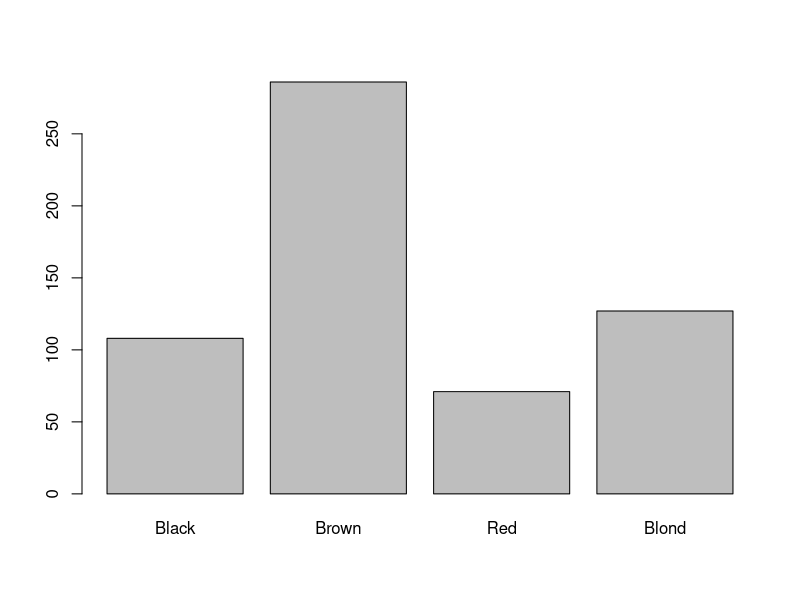
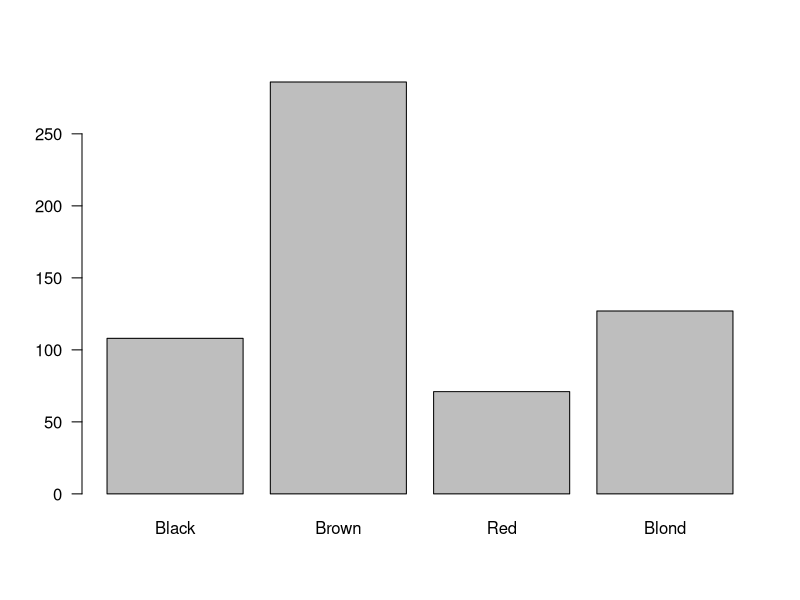
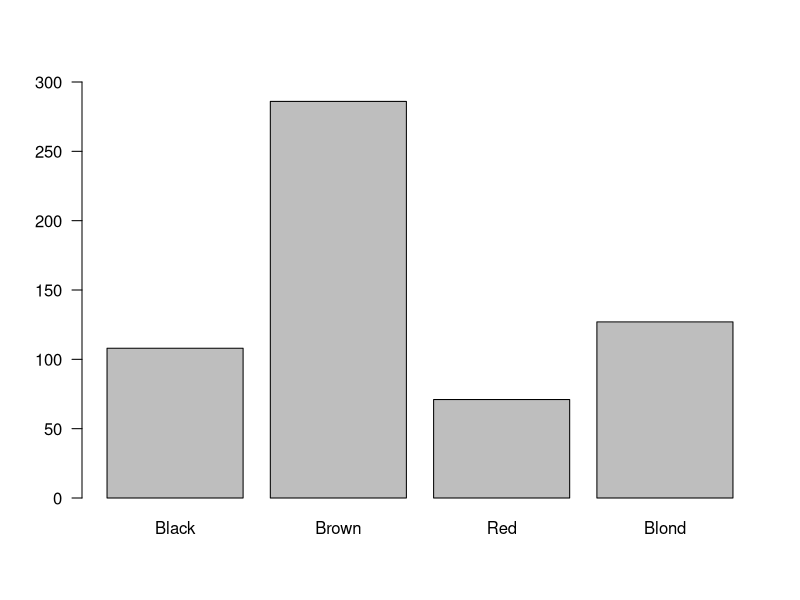
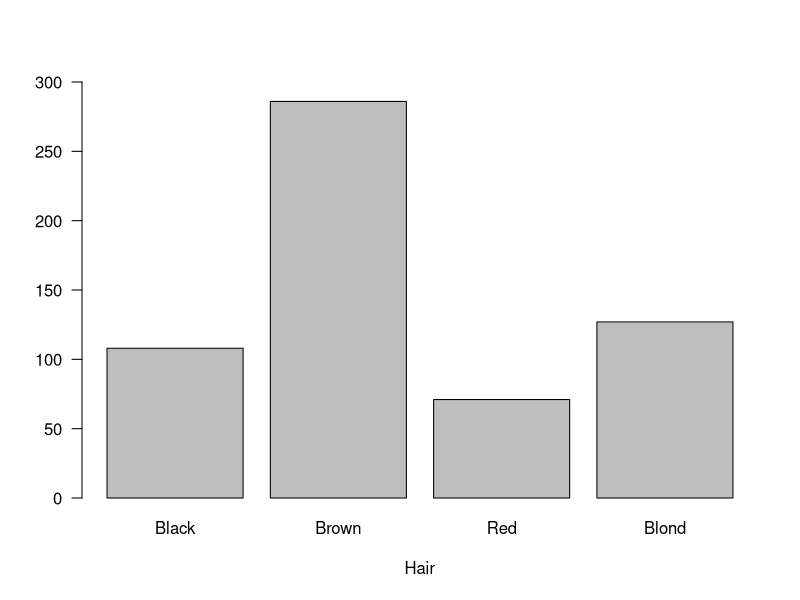
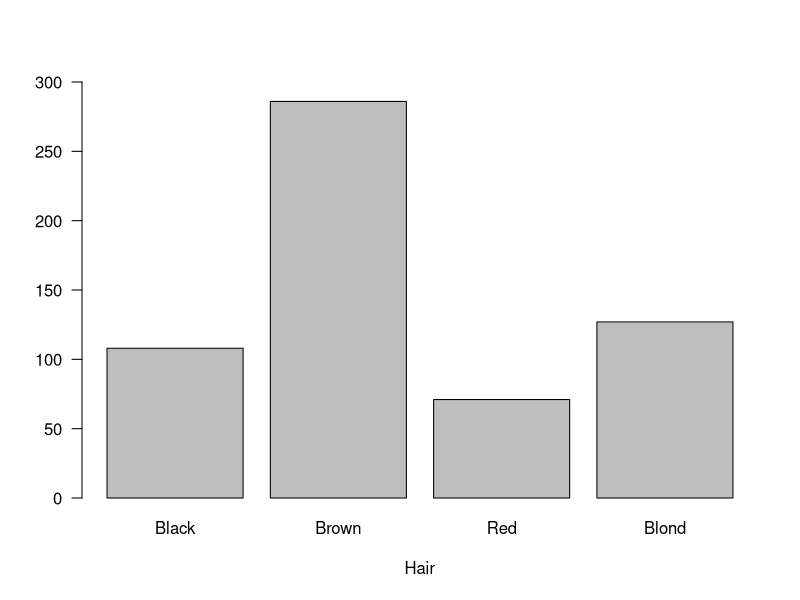
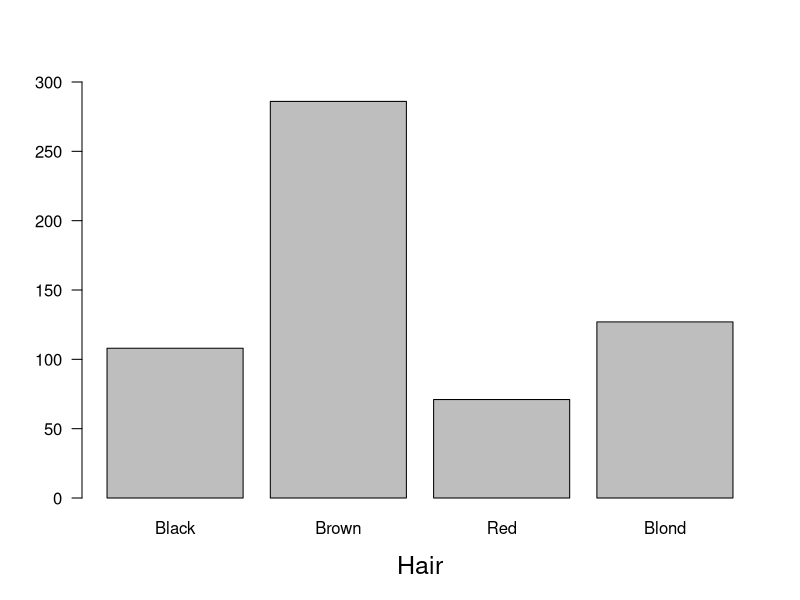
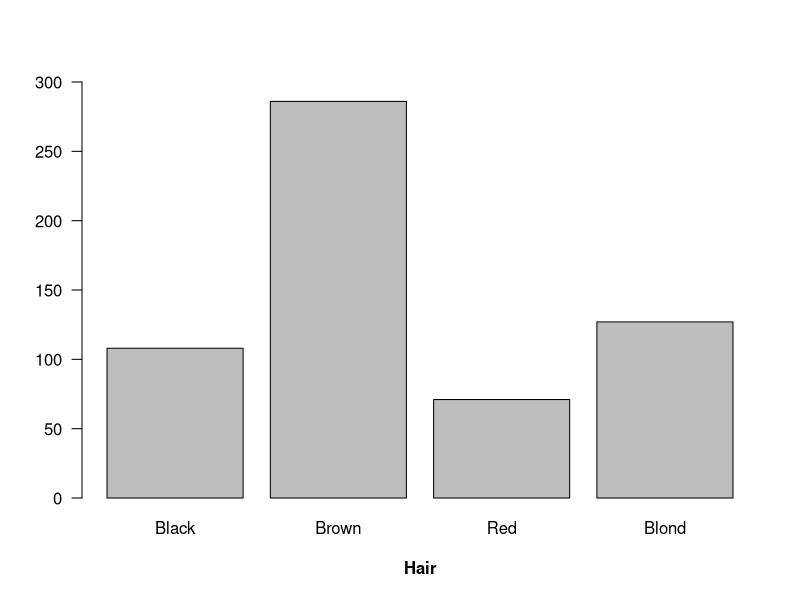
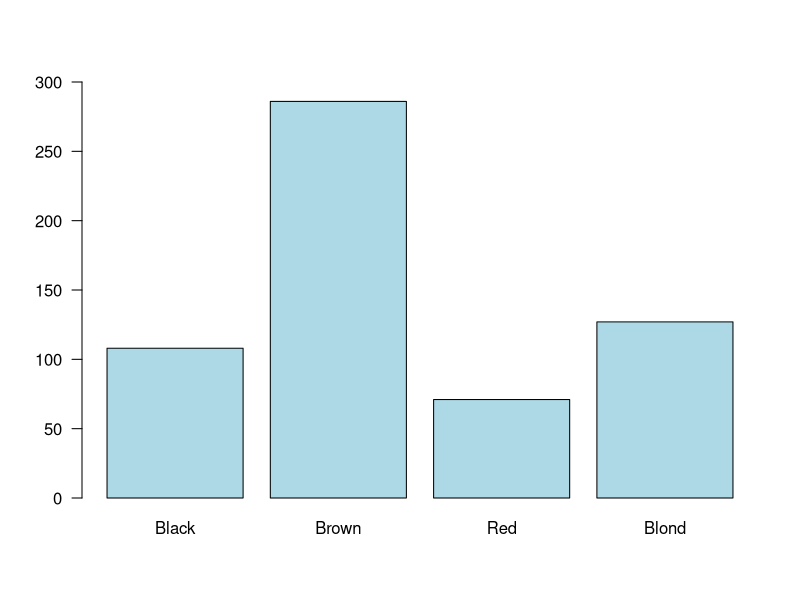

These figures' R source, in order:
#   DataViz workshop 
#       1. barplots
#   2022-01-27

#   Let's first load some data that comes packaged with R. It's a dataset widely
#   used to demonstrate methods for categorical data analysis. It contains data
#   on hair and eye color in a group of male and female students.

data(HairEyeColor)

#   It's a 3-way contingency table
#   rows: Hair color
#   columnss: Eye color
#   layers: Sex 
str(HairEyeColor)

HairEyeColor


#   lets get the one-way marginal distributions
Hair <- apply(HairEyeColor, 1, sum)
Eye <- apply(HairEyeColor, 2, sum)
Sex <- apply(HairEyeColor, 3, sum)

#   let's get some of the 2-way marginals
HairEye <- apply(HairEyeColor, c(1,2), sum)


#   lets plot the Hair marginal
#   the simplest basic barplot

barplot(Hair)

#   not bad, not great
#   first issue to fix: y axis labels are rotated
#   we'll be using las=1 a lot today
barplot(Hair, las=1)

#   next issue to fix: y-axis doesn't reach all the way up above the tallest
#   column; we'll tell R to set the y-axis range from 0 to 300
barplot(Hair, las=1, ylim=c(0, 300)) 

#   next issue: label the x-axis
#   option 1
barplot(Hair, las=1, ylim=c(0, 300), xlab='Hair') 
#   option 2 makes it easier to teak the label
#   we'll place some text at the bottom, R labels sides
#       1 bottom
#       2 left
#       3 top
#       4 right
barplot(Hair, las=1, ylim=c(0, 300)) 
mtext('Hair', side=1, line=3)

#   now we can make the label larger
barplot(Hair, las=1, ylim=c(0, 300)) 
mtext('Hair', side=1, line=3, cex=1.5)
#   or bold
#   R labels fonts
#       1 normal
#       2 bold
#       3 italics
#       4 bold italics
#       5 greek
barplot(Hair, las=1, ylim=c(0, 300)) 
mtext('Hair', side=1, line=3, font=2)

#   suppose say we want to change the color
#   this will change the fill
barplot(Hair, las=1, ylim=c(0, 300), col='lightblue') 

#   we can also add a color using the rgb() function; let's make it 
#   semi-transparent primary blue
barplot(Hair, las=1, ylim=c(0, 300), col=rgb(0,0,1,0.5)) 

#   or we can give each column a different color
#   we have 4 columns so we need 4 colors
barplot(Hair, las=1, ylim=c(0, 300), 
        col=c('blue', 'lightblue', 'pink', 'tomato')) 

#   we could also do something old-school and shade them
#   rarely needed these days
#   density says how close to each those lines are supposed to be
#   angle sets their angle in degrees
barplot(Hair, las=1, ylim=c(0, 300), density=10, angle=45) 


#   to make it properly ugly, we can give each column a different one
barplot(Hair, las=1, ylim=c(0, 300),
        density=c(40, 20, 10, 5),
        angle=c(90, 47.5, 42.5, 0)) 

#   let's change the border instead
barplot(Hair, las=1, ylim=c(0, 300), border='red') 

#   or change it's width
barplot(Hair, las=1, ylim=c(0, 300), border='red', lwd=2) 

#   we can also rotate it sideways
barplot(Hair, las=1, horiz=TRUE) 

#   but now we need to change the x-axis range instead
barplot(Hair, las=1, horiz=TRUE, xlim=c(0, 300)) 

#   let's make it neater
barplot(Hair, las=1, horiz=TRUE, xlim=c(0, 300), 
        border='white', col='lightblue3') 

#   let's remove the x-axis and added tweaked, remember bottom is side 1
#   first shorten the ticks
barplot(Hair, las=1, horiz=TRUE, xlim=c(0, 300), 
        border='white', col='lightblue3', axes=FALSE) 
axis(1, tck=-1e-2) 

#   now we should also move the labels closer 
#   we'll add it twice, once without the labels and the other
#   time without the ticks, but more up
barplot(Hair, las=1, horiz=TRUE, xlim=c(0, 300), 
        border='white', col='lightblue3', axes=FALSE) 
axis(1, tck=-1e-2, labels=FALSE) 
axis(1, lwd=0, line=-0.75) 


#   stack two on top of each other
par(mfrow=c(2,1))
barplot(Hair, las=1, horiz=TRUE, xlim=c(0, 300), border='white', col='lightblue3') 
barplot(Eye, las=1, horiz=TRUE, xlim=c(0, 300), border='white', col='tomato2') 

#   give them titles
par(mfrow=c(2,1))
barplot(Hair, las=1, horiz=TRUE, xlim=c(0, 300), border='white', col='lightblue3') 
mtext('Hair', 3, line=2, cex=1.25, font=2)
barplot(Eye, las=1, horiz=TRUE, xlim=c(0, 300), border='white', col='tomato2') 
mtext('Eye', 3, line=2, cex=1.25, font=2)

#   barplot() is OK for making quick and simple figures, 
#   but we may wish to do more complex graphics, and it's easier if we take
#   more control
#   we can draw bars ourselves, they are just rectangles

#   let's prep a blank canvas
#   mfrow just says we're back to one plot per window
#   mar says how large the margins should be in inches
par(mfrow=c(1,1), mar=c(4,4,4,1))
plot.new()
plot.window(xlim=c(0, 300), ylim=c(0, 5))
rect(xleft=0, 
     ybottom=0.5, 
     xright=Hair[4], 
     ytop=1.5, 
     lwd=0, col='lightblue3')

#   ok, let's loop through the columns and add all
par(mfrow=c(1,1), mar=c(4,4,4,1))
plot.new()
plot.window(xlim=c(0, 300), ylim=c(0, 5))
for (i in 1:4) {
    rect(0, 5-i-0.5, Hair[i], 5-i+0.5, lwd=0, col='lightblue3')
}

#   too crammed, let's make them thinner
par(mfrow=c(1,1), mar=c(4,4,4,1))
plot.new()
plot.window(xlim=c(0, 300), ylim=c(0, 5))
for (i in 1:4) {
    rect(0, 5-i-0.4, Hair[i], 5-i+0.4, lwd=0, col='lightblue3')
}

#   add y-labels
text(x=0, y=4:1, names(Hair), pos=2)
#   something ain't right: we need to allow them to be outside the main field of the plot
#   which we can see with box()
box()

#   so another try
par(mfrow=c(1,1), mar=c(4,4,4,1))
plot.new()
plot.window(xlim=c(0, 300), ylim=c(0, 5))
for (i in 1:4) {
    rect(0, 5-i-0.4, Hair[i], 5-i+0.4, lwd=0, col='lightblue3')
}
text(x=0, y=4:1, names(Hair), pos=2, xpd=T)


#   okay, how about background vertical lines where the x-axes ticks are?
#   if we have the plot open, we can see their values with axTicks(1)
axTicks(1)

par(mfrow=c(1,1), mar=c(4,4,4,1))
plot.new()
plot.window(xlim=c(0, 300), ylim=c(0, 5))
abline(v=axTicks(1), col='grey', lty=3)
for (i in 1:4) {
    rect(0, 5-i-0.4, Hair[i], 5-i+0.4, lwd=0, col='lightblue3')
}
text(x=0, y=4:1, names(Hair), pos=2, xpd=T)

#   and add the axis, but without the horizontal line
axis(1, lwd=0, lwd.ticks=1)

#   we can also add the numbers onto the bars
#   let's try bold white text
text(x=Hair, y=4:1, Hair, font=2, pos=2, col='white')
#   we can also add the percentages below in italics
#   if we have the plot open, we can see how tall the letters are
strheight('M', font=2)
#   we just need to adjust for this, say 1.5 times, to get a neat line spacing
#   but let's first prep the labels, with one digit after the decimal
hair_percent <- paste0( round( 100 * Hair/sum(Hair), 1), '%')
#   lets add it
text(x=Hair, y=4:1-1.5*strheight('M', font=2), hair_percent, font=3, pos=2, col='white')
#   doesn't look optimal, we could shift both so that it's centered later

#   let's try something else, remember the 2-way maring
HairEye

#   let's make a stacked barplot in this way with Hair bars segmented by Eye
#   first lets make a vector with 4 colors for each Eye color
eye_vec <- c('lightblue4', 'lightblue3', 'lightblue2', 'lightblue1')
#   now the trick is to start with the full sum and then move backwards

par(mfrow=c(1,1), mar=c(4,4,4,1))
plot.new()
plot.window(xlim=c(0, 300), ylim=c(0.4, 4.4))
sapply(axTicks(1), function(i) abline(v=i, col='grey', lty=3))
for (i in 1:4) {
    for (j in 4:1) { # going backwards!
        rect(0, 5-i-0.4, sum(HairEye[i,1:j]), 5-i+0.4, lwd=0, col=eye_vec[j])
    }
}
text(x=0, 4:1, rownames(HairEye), pos=2, xpd=TRUE)
axis(1, lwd=0, lwd.ticks=1)


#   we're done with barplots for now, but let's check one more way of plotting
#   2-way cross tabs, one that looks neat, but isn't easier to read
#   it's also known as mosaic plot
plot(as.table(HairEye))

#   las again, still didn't help completely
plot(as.table(HairEye), las=1)


#   this is better, but we shift the label a bit to the left with line=
plot(as.table(HairEye), las=1, ylab='')
mtext('Eye', side=2, las=1, line=+0.5)

#   now add colors by row
#   automatically n greyscale
plot(as.table(HairEye), las=1, ylab='', color=TRUE)
mtext('Eye', side=2, las=1, line=+0.5)

#   or from a supplied vector
plot(as.table(HairEye), las=1, ylab='', color=paste0('lightblue', 4:1))
mtext('Eye', side=2, las=1, line=+0.5)

#   make the border go away, looks neater, but not easier to read
plot(as.table(HairEye), las=1, ylab='', color=paste0('lightblue', 4:1), border=FALSE)
mtext('Eye', side=2, las=1, line=+0.5)


#   remove that ugly title
#   and the x-axis labels down
plot(as.table(HairEye), las=1, ylab='', main='',
     color=paste0('lightblue', 4:1), border=FALSE)
mtext('Eye', side=2, las=1, line=+0.5)
#   and add a better one
mtext(paste0('Hair and Eye Color in ', sum(HairEyeColor), ' Students'),
      side=3, cex=1.25, line=1)

#   it's a puzzling default to place the column labels on top, but the column
#   name on the bottom, but such are R defaults sometimes

#   THE END, histograms, density plots, and rugs next
